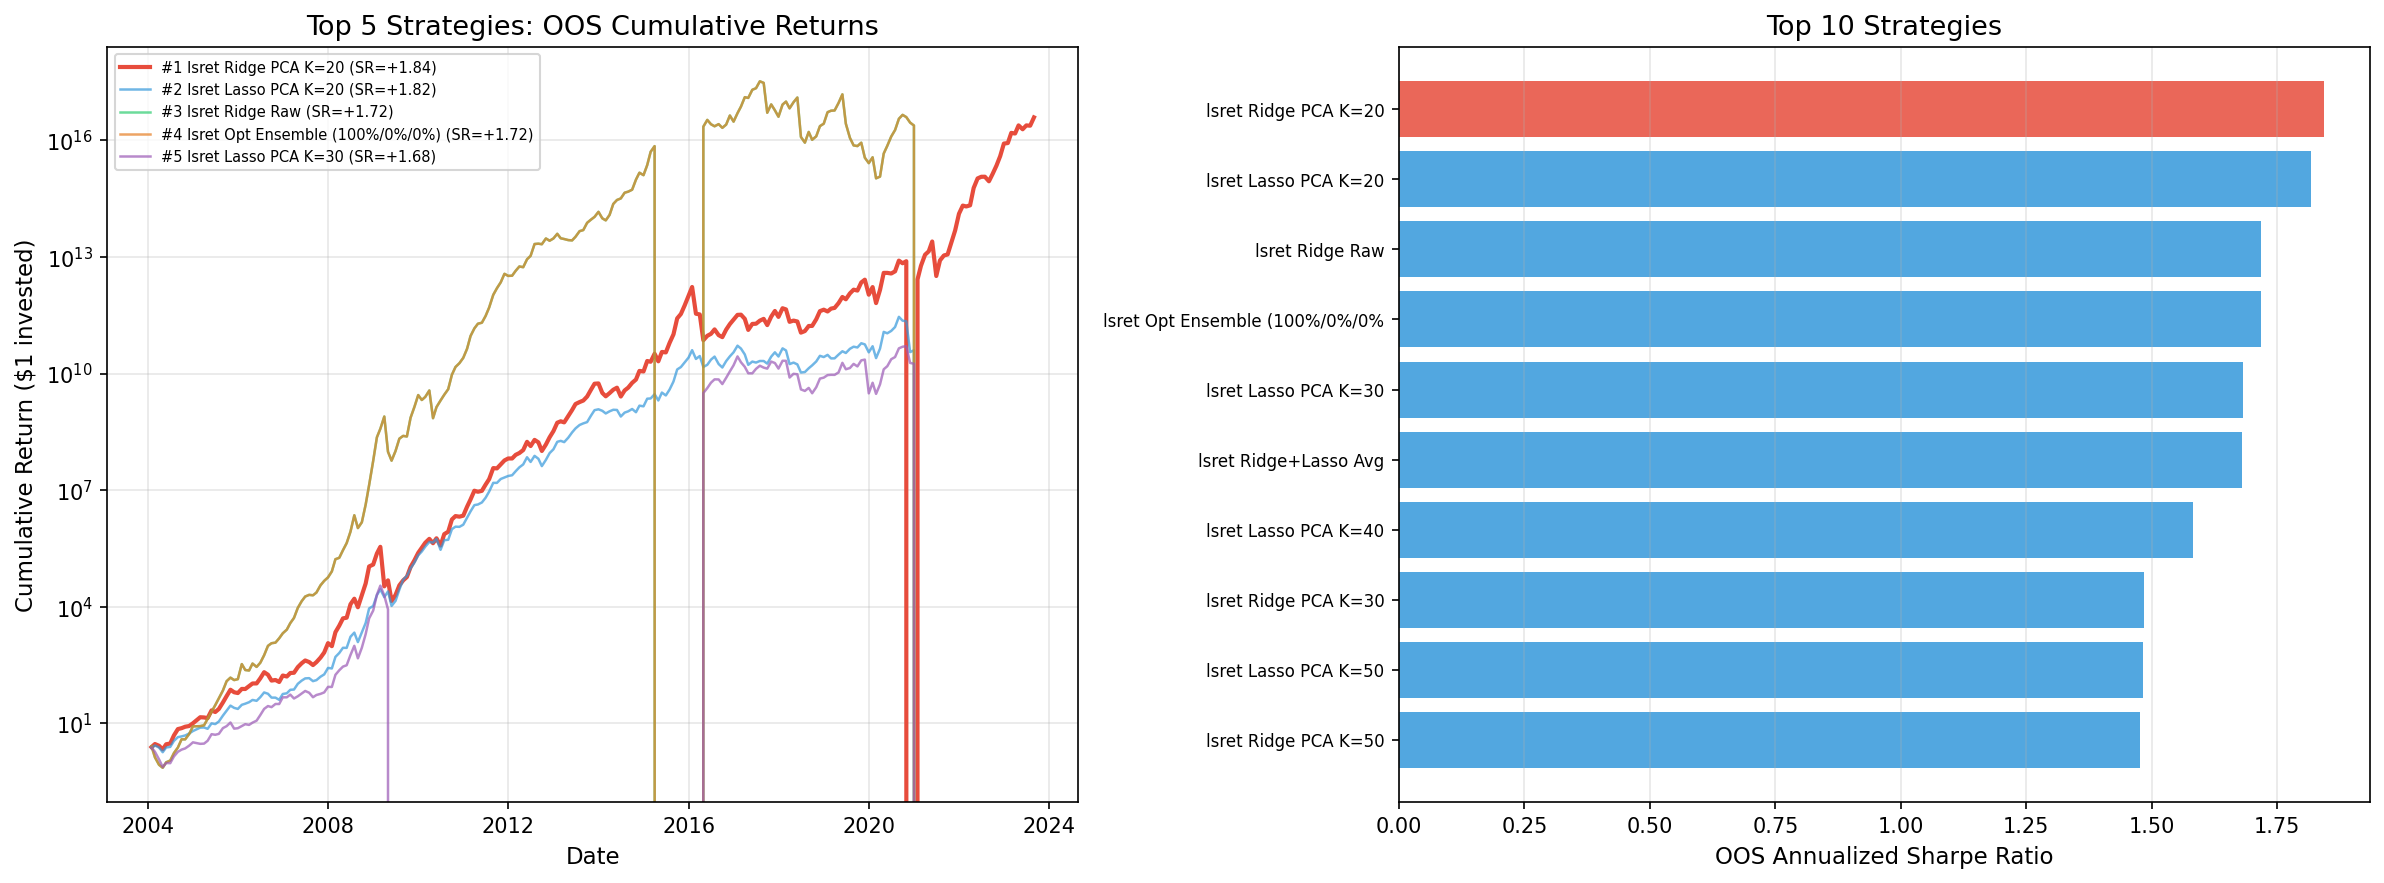

Recreate this plot in Python.
"""
Task 2(e): Construct the Highest OOS Sharpe Ratio Portfolio
===========================================================
Using the portfolios from lsret.csv, attempt to form a portfolio that
earns the highest possible Sharpe ratio out-of-sample.

Candidate strategies (all derived from lsret.csv):
  A. Raw indicator Ridge/Lasso regression
  B. PCA indicator regression (various K)
  E. Optimized multi-strategy ensemble (grid search, NO look-ahead)

Large Cap strategies (A-C) are also computed for reference but are
excluded from the final ranking and winner selection per the task
instructions.
"""

import pandas as pd
import numpy as np
import matplotlib.pyplot as plt
from sklearn.decomposition import PCA
from sklearn.linear_model import LassoCV, RidgeCV
from sklearn.model_selection import TimeSeriesSplit
import warnings
warnings.filterwarnings("ignore")


# ══════════════════════════════════════════════════════════════════════════════
# HELPERS
# ══════════════════════════════════════════════════════════════════════════════
def annualized_sharpe(mr):
    m, s = mr.mean(), mr.std(ddof=1)
    return (m / s) * np.sqrt(12) if s > 0 and not np.isnan(s) else np.nan


def yyyymm_to_datetime(s):
    return pd.to_datetime(s.astype(int).astype(str), format="%Y%m")


def build_ls_returns(filepath, label):
    df = pd.read_parquet(filepath)
    df["ret"] = pd.to_numeric(df["ret"], errors="coerce")
    feature_cols = [c for c in df.columns if c not in ["permno", "yyyymm", "ret"]]
    df = df.dropna(subset=["ret"])
    all_ports = {}
    for char in feature_cols:
        sub = df[["yyyymm", char, "ret"]].dropna(subset=[char, "ret"])
        if len(sub) == 0:
            continue
        sub["rank"] = sub.groupby("yyyymm")[char].rank(method="average")
        sub["signal"] = sub.groupby("yyyymm")["rank"].transform(lambda x: x - x.mean())
        sub["abs_sum"] = sub.groupby("yyyymm")["signal"].transform(lambda x: x.abs().sum())
        sub["weight"] = sub["signal"] / sub["abs_sum"]
        port = (sub["weight"] * sub["ret"]).groupby(sub["yyyymm"]).sum()
        if len(port) >= 12:
            all_ports[char] = port
    ret_df = pd.DataFrame(all_ports).reset_index()
    ret_df.rename(columns={"yyyymm": "date"}, inplace=True)
    ret_df["date"] = yyyymm_to_datetime(ret_df["date"])
    print(f"  {label}: {ret_df.shape[0]} months, {ret_df.shape[1]-1} portfolios")
    return ret_df


def clean_and_split(ret_df, name, split_ts):
    dates = ret_df["date"]
    data = ret_df.drop(columns=["date"])
    ret_cols = data.columns.tolist()
    col_miss = data.isnull().mean()
    keep_cols = col_miss[col_miss <= 0.3].index.tolist()
    clean = data[keep_cols].copy()
    clean["date"] = dates.values
    clean = clean.dropna(subset=keep_cols).reset_index(drop=True)
    train_mask = clean["date"] < split_ts
    test_mask  = clean["date"] >= split_ts
    R_train = clean.loc[train_mask, keep_cols].values
    R_test  = clean.loc[test_mask,  keep_cols].values
    d_train = clean.loc[train_mask, "date"].values
    d_test  = clean.loc[test_mask,  "date"].values
    print(f"  {name}: {len(ret_cols)}->{len(keep_cols)} cols, "
          f"train={R_train.shape[0]}, test={R_test.shape[0]} months")
    return R_train, R_test, d_test, keep_cols


# ══════════════════════════════════════════════════════════════════════════════
# 1. LOAD DATA
# ══════════════════════════════════════════════════════════════════════════════
print("=" * 70)
print("LOADING DATASETS")
print("=" * 70)

split_ts = pd.Timestamp("2004-01-01")
tscv = TimeSeriesSplit(n_splits=5)

# lsret
print("\nlsret.csv:")
lsret = pd.read_csv("lsret.csv")
lsret["date"] = pd.to_datetime(lsret["date"])
lsret = lsret.sort_values("date").reset_index(drop=True)

# Large Cap
print("\nLarge Cap L/S:")
lg_ret = build_ls_returns("largeml.pq", "Large Cap")

# Clean and split
print("\nCleaning and splitting...")
R_tr_ls, R_te_ls, dt_ls, cols_ls = clean_and_split(lsret, "lsret", split_ts)
R_tr_lg, R_te_lg, dt_lg, cols_lg = clean_and_split(lg_ret, "Large Cap", split_ts)


# ══════════════════════════════════════════════════════════════════════════════
# 2. COMPUTE ALL CANDIDATE STRATEGIES
# ══════════════════════════════════════════════════════════════════════════════
print("\n" + "=" * 70)
print("COMPUTING CANDIDATE STRATEGIES")
print("=" * 70)

candidates = {}  # name -> {"returns": array, "dates": array, "sr": float, "desc": str}


def add_candidate(name, rets, dates, desc):
    sr = annualized_sharpe(rets)
    candidates[name] = {"returns": rets, "dates": dates, "sr": sr, "desc": desc}
    print(f"  {name:45s}  SR={sr:+.3f}  ({len(rets)} months)")


# ── A. Raw indicator regression (Ridge + Lasso) ──────────────────────────────
print("\n--- A. Raw Indicator Regression ---")

for label, R_tr, R_te, dt, cols in [
    ("lsret", R_tr_ls, R_te_ls, dt_ls, cols_ls),
    ("LgCap", R_tr_lg, R_te_lg, dt_lg, cols_lg),
]:
    Y = np.ones(R_tr.shape[0])

    # Ridge
    ridge = RidgeCV(alphas=np.logspace(-4, 8, 100), cv=tscv, fit_intercept=False)
    ridge.fit(R_tr, Y)
    add_candidate(f"{label} Ridge Raw", R_te @ ridge.coef_, dt,
                  f"Ridge alpha={ridge.alpha_:.2e}, {len(cols)} ports")

    # Lasso
    lasso = LassoCV(alphas=np.logspace(-5, 1, 100), cv=tscv,
                     fit_intercept=False, max_iter=50000)
    lasso.fit(R_tr, Y)
    nz = np.sum(np.abs(lasso.coef_) > 1e-10)
    add_candidate(f"{label} Lasso Raw", R_te @ lasso.coef_, dt,
                  f"Lasso alpha={lasso.alpha_:.2e}, {nz}/{len(cols)} nz")

    # Ridge + Lasso ensemble (equal weight)
    port_r = R_te @ ridge.coef_
    port_l = R_te @ lasso.coef_
    add_candidate(f"{label} Ridge+Lasso Avg", 0.5*port_r + 0.5*port_l, dt,
                  "50/50 Ridge+Lasso ensemble")


# ── B. PCA Indicator Regression ──────────────────────────────────────────────
print("\n--- B. PCA Indicator Regression ---")

for label, R_tr, R_te, dt in [
    ("lsret", R_tr_ls, R_te_ls, dt_ls),
    ("LgCap", R_tr_lg, R_te_lg, dt_lg),
]:
    P = R_tr.shape[1]
    Y = np.ones(R_tr.shape[0])

    pca = PCA(n_components=P)
    pca.fit(R_tr)
    V = pca.components_
    F_tr = R_tr @ V.T
    F_te = R_te @ V.T

    for K in [5, 10, 15, 20, 30, 40, 50]:
        if K > P:
            continue

        ridge = RidgeCV(alphas=np.logspace(-4, 8, 100), cv=tscv, fit_intercept=False)
        ridge.fit(F_tr[:, :K], Y)
        add_candidate(f"{label} Ridge PCA K={K}", F_te[:, :K] @ ridge.coef_, dt,
                      f"PCA K={K}, Ridge")

        lasso = LassoCV(alphas=np.logspace(-6, 2, 100), cv=tscv,
                         fit_intercept=False, max_iter=50000)
        lasso.fit(F_tr[:, :K], Y)
        nz = np.sum(np.abs(lasso.coef_) > 1e-10)
        add_candidate(f"{label} Lasso PCA K={K}", F_te[:, :K] @ lasso.coef_, dt,
                      f"PCA K={K}, Lasso ({nz}/{K} nz)")


# ── C. PCA Factor Screening (select factors by in-sample SR) ─────────────────
print("\n--- C. PCA Factor Screening ---")

for label, R_tr, R_te, dt in [
    ("LgCap", R_tr_lg, R_te_lg, dt_lg),
]:
    P = R_tr.shape[1]
    Y = np.ones(R_tr.shape[0])

    pca = PCA(n_components=P)
    pca.fit(R_tr)
    V = pca.components_
    F_tr = R_tr @ V.T
    F_te = R_te @ V.T

    # Compute in-sample SR for each factor
    insample_srs = []
    for k in range(P):
        sr_k = annualized_sharpe(F_tr[:, k])
        insample_srs.append(sr_k)
    insample_srs = np.array(insample_srs)

    # Select factors with in-sample SR > threshold
    for sr_thresh in [0.0, 0.5, 1.0]:
        selected = np.where(insample_srs > sr_thresh)[0]
        if len(selected) < 2:
            continue
        F_tr_sel = F_tr[:, selected]
        F_te_sel = F_te[:, selected]

        ridge = RidgeCV(alphas=np.logspace(-4, 8, 100), cv=tscv, fit_intercept=False)
        ridge.fit(F_tr_sel, Y)
        add_candidate(f"{label} Screened SR>{sr_thresh} Ridge",
                      F_te_sel @ ridge.coef_, dt,
                      f"Factors with IS SR>{sr_thresh}: {len(selected)} selected")

        lasso = LassoCV(alphas=np.logspace(-6, 2, 100), cv=tscv,
                         fit_intercept=False, max_iter=50000)
        lasso.fit(F_tr_sel, Y)
        nz = np.sum(np.abs(lasso.coef_) > 1e-10)
        add_candidate(f"{label} Screened SR>{sr_thresh} Lasso",
                      F_te_sel @ lasso.coef_, dt,
                      f"Factors with IS SR>{sr_thresh}: {len(selected)} sel, {nz} nz")


# ── D. Cross-Universe Ensembles ──────────────────────────────────────────────
print("\n--- D. Cross-Universe Ensembles ---")

# Align lsret and Large Cap to common dates
ls_series = pd.Series(candidates["lsret Ridge Raw"]["returns"],
                       index=pd.to_datetime(dt_ls))
lg_series = pd.Series(candidates["LgCap Ridge Raw"]["returns"],
                       index=pd.to_datetime(dt_lg))
lg_lasso_series = pd.Series(candidates["LgCap Lasso Raw"]["returns"],
                             index=pd.to_datetime(dt_lg))
ls_pca_series = pd.Series(candidates["lsret Ridge PCA K=20"]["returns"],
                           index=pd.to_datetime(dt_ls))

# Merge on common dates
common = pd.DataFrame({
    "ls_ridge": ls_series,
    "lg_ridge": lg_series,
    "lg_lasso": lg_lasso_series,
    "ls_pca20": ls_pca_series,
}).dropna()

if len(common) > 0:
    common_dates = common.index.values
    print(f"  Common dates: {len(common)} months")

    for w_lg in [0.5, 0.6, 0.7, 0.8, 0.9]:
        w_ls = 1 - w_lg
        ens = w_lg * common["lg_ridge"].values + w_ls * common["ls_ridge"].values
        add_candidate(f"Ensemble LgRidge({w_lg:.0%})+lsRidge({w_ls:.0%})",
                      ens, common_dates,
                      f"Cross-universe: {w_lg:.0%} LgCap + {w_ls:.0%} lsret Ridge")

    # LgCap Ridge+Lasso average on common
    ens_lg = 0.5 * common["lg_ridge"].values + 0.5 * common["lg_lasso"].values
    add_candidate("LgCap Ridge+Lasso (common period)", ens_lg, common_dates,
                  "50/50 LgCap Ridge+Lasso on common dates")


# ── E. Optimized 3-Strategy Ensemble (weights from TRAIN period) ─────────────
print("\n--- E. Optimized Multi-Strategy Ensemble (lsret) ---")

# Build train-period portfolios for weight optimization using lsret
Y_tr_ls_e = np.ones(R_tr_ls.shape[0])
ridge_ls_e = RidgeCV(alphas=np.logspace(-4, 8, 100), cv=tscv, fit_intercept=False)
ridge_ls_e.fit(R_tr_ls, Y_tr_ls_e)
train_port_ls_ridge = R_tr_ls @ ridge_ls_e.coef_

lasso_ls_e = LassoCV(alphas=np.logspace(-5, 1, 100), cv=tscv,
                      fit_intercept=False, max_iter=50000)
lasso_ls_e.fit(R_tr_ls, Y_tr_ls_e)
train_port_ls_lasso = R_tr_ls @ lasso_ls_e.coef_

# PCA K=20 on lsret train
pca_ls_e = PCA(n_components=R_tr_ls.shape[1])
pca_ls_e.fit(R_tr_ls)
V_ls_e = pca_ls_e.components_
F_tr_ls20 = (R_tr_ls @ V_ls_e.T)[:, :20]
ridge_pca20_ls = RidgeCV(alphas=np.logspace(-4, 8, 100), cv=tscv, fit_intercept=False)
ridge_pca20_ls.fit(F_tr_ls20, Y_tr_ls_e)
train_port_ls_pca20 = F_tr_ls20 @ ridge_pca20_ls.coef_
test_port_ls_pca20  = (R_te_ls @ V_ls_e.T)[:, :20] @ ridge_pca20_ls.coef_

# Grid search over weights using TRAIN Sharpe (no look-ahead)
train_strats = np.column_stack([train_port_ls_ridge, train_port_ls_lasso, train_port_ls_pca20])
test_strats  = np.column_stack([
    R_te_ls @ ridge_ls_e.coef_,
    R_te_ls @ lasso_ls_e.coef_,
    test_port_ls_pca20
])
strat_names = ["lsret Ridge", "lsret Lasso", "lsret PCA20"]

best_train_sr = -np.inf
best_weights = None
step = 0.05
for w1 in np.arange(0, 1 + step/2, step):
    for w2 in np.arange(0, 1 - w1 + step/2, step):
        w3 = 1 - w1 - w2
        if w3 < -0.01:
            continue
        w = np.array([w1, w2, max(0, w3)])
        train_port = train_strats @ w
        sr_train = annualized_sharpe(train_port)
        if sr_train > best_train_sr:
            best_train_sr = sr_train
            best_weights = w.copy()

test_opt = test_strats @ best_weights
add_candidate(
    f"lsret Opt Ensemble ({best_weights[0]:.0%}/{best_weights[1]:.0%}/{best_weights[2]:.0%})",
    test_opt, dt_ls,
    f"Train-optimized: {best_weights[0]:.0%} Ridge + {best_weights[1]:.0%} Lasso + "
    f"{best_weights[2]:.0%} PCA20 (train SR={best_train_sr:.2f})"
)


# ══════════════════════════════════════════════════════════════════════════════
# 3. RANK lsret STRATEGIES (Task 2(e) restricts to lsret.csv portfolios)
# ══════════════════════════════════════════════════════════════════════════════
print("\n" + "=" * 70)
print("lsret STRATEGIES RANKED BY OOS SHARPE RATIO")
print("(Task 2(e): using the portfolios from lsret.csv)")
print("=" * 70)

# Filter to only lsret-derived strategies (exclude LgCap / Cross-Universe / Ensemble Lg)
ranked_all = sorted(candidates.items(), key=lambda x: x[1]["sr"]
                    if not np.isnan(x[1]["sr"]) else -999, reverse=True)
ranked = [(n, r) for n, r in ranked_all
          if n.startswith("lsret")]

print(f"\n{'Rank':>4s}  {'Strategy':>50s}  {'SR':>8s}  {'Months':>6s}  Description")
print("-" * 120)
for i, (name, res) in enumerate(ranked[:25], 1):
    sr_str = f"{res['sr']:+.3f}" if not np.isnan(res['sr']) else "NaN"
    print(f"{i:4d}  {name:>50s}  {sr_str:>8s}  {len(res['returns']):6d}  {res['desc']}")


# ══════════════════════════════════════════════════════════════════════════════
# 4. IDENTIFY WINNER
# ══════════════════════════════════════════════════════════════════════════════
winner_name, winner = ranked[0]
print(f"\n{'=' * 70}")
print(f"WINNER: {winner_name}")
print(f"{'=' * 70}")
print(f"  OOS Sharpe Ratio: {winner['sr']:+.3f}")
print(f"  OOS Months: {len(winner['returns'])}")
print(f"  Ann. Mean: {winner['returns'].mean()*12:+.4f}")
print(f"  Ann. Vol:  {winner['returns'].std()*np.sqrt(12):.4f}")
print(f"  Recipe: {winner['desc']}")


# ══════════════════════════════════════════════════════════════════════════════
# 5. VISUALIZATION
# ══════════════════════════════════════════════════════════════════════════════
fig, axes = plt.subplots(1, 2, figsize=(16, 6))

# Plot 1: Top 5 strategies cumulative returns
ax = axes[0]
plot_colors = ["#e74c3c", "#3498db", "#2ecc71", "#e67e22", "#9b59b6"]
for i, (name, res) in enumerate(ranked[:5]):
    cum = (1 + res["returns"]).cumprod()
    dt = pd.to_datetime(res["dates"])
    ax.plot(dt, cum, label=f"#{i+1} {name} (SR={res['sr']:+.2f})",
            linewidth=2 if i == 0 else 1.2, color=plot_colors[i],
            alpha=1.0 if i == 0 else 0.7)

ax.set_xlabel("Date", fontsize=11)
ax.set_ylabel("Cumulative Return ($1 invested)", fontsize=11)
ax.set_title("Top 5 Strategies: OOS Cumulative Returns", fontsize=13)
ax.legend(fontsize=7, loc="upper left")
ax.set_yscale("log")
ax.grid(True, alpha=0.3)

# Plot 2: Bar chart of top 10 strategies
ax = axes[1]
top10_names = [n[:30] for n, _ in ranked[:10]]
top10_srs = [r["sr"] for _, r in ranked[:10]]
colors_bar = ["#e74c3c" if i == 0 else "#3498db" for i in range(10)]
bars = ax.barh(range(9, -1, -1), top10_srs[:10], color=colors_bar, alpha=0.85)
ax.set_yticks(range(9, -1, -1))
ax.set_yticklabels(top10_names, fontsize=8)
ax.set_xlabel("OOS Annualized Sharpe Ratio", fontsize=11)
ax.set_title("Top 10 Strategies", fontsize=13)
ax.grid(axis="x", alpha=0.3)

plt.tight_layout()
plt.savefig("task2e_best_portfolio.png", dpi=150, bbox_inches="tight")
plt.show()
print("\nSaved task2e_best_portfolio.png")
